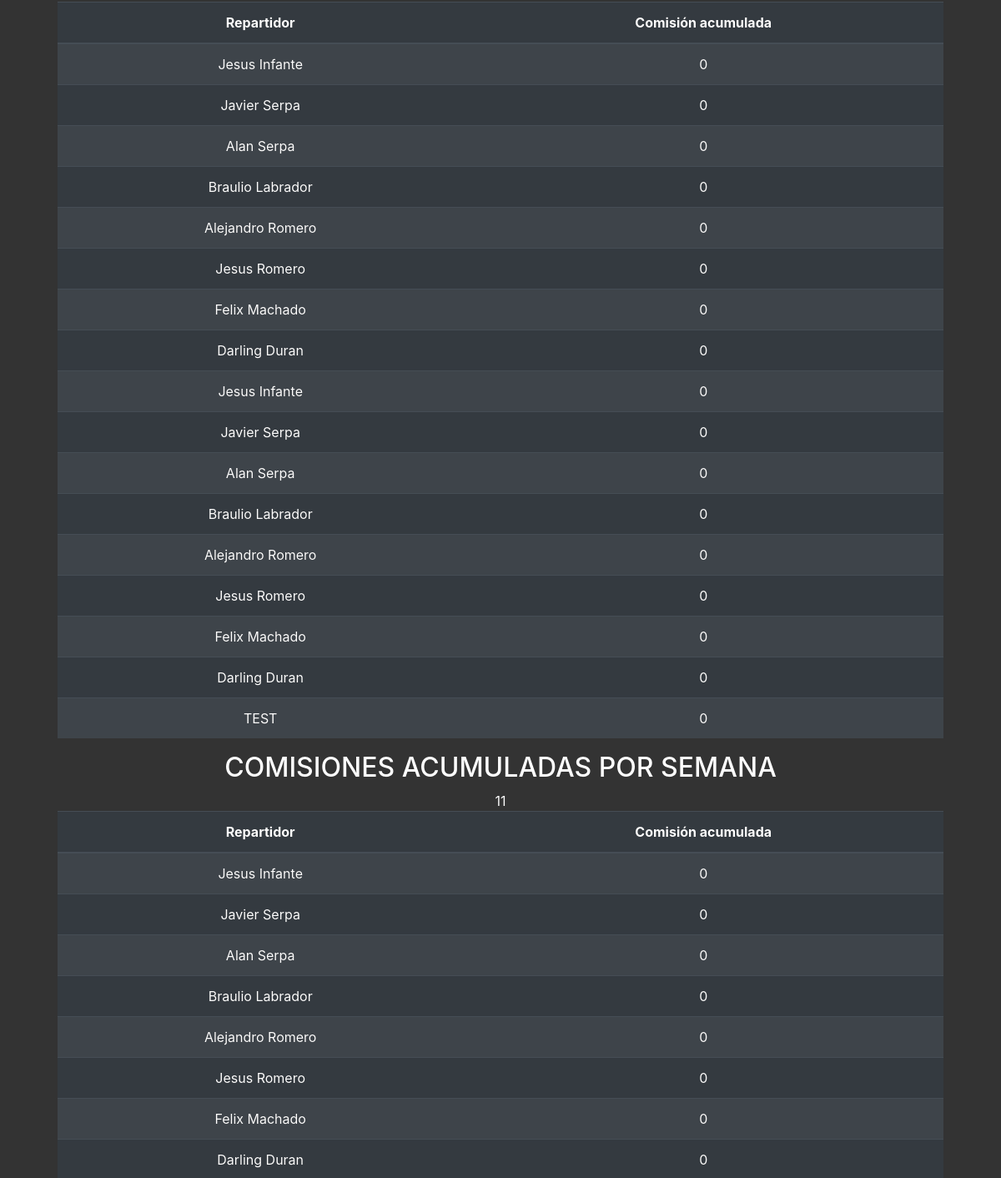
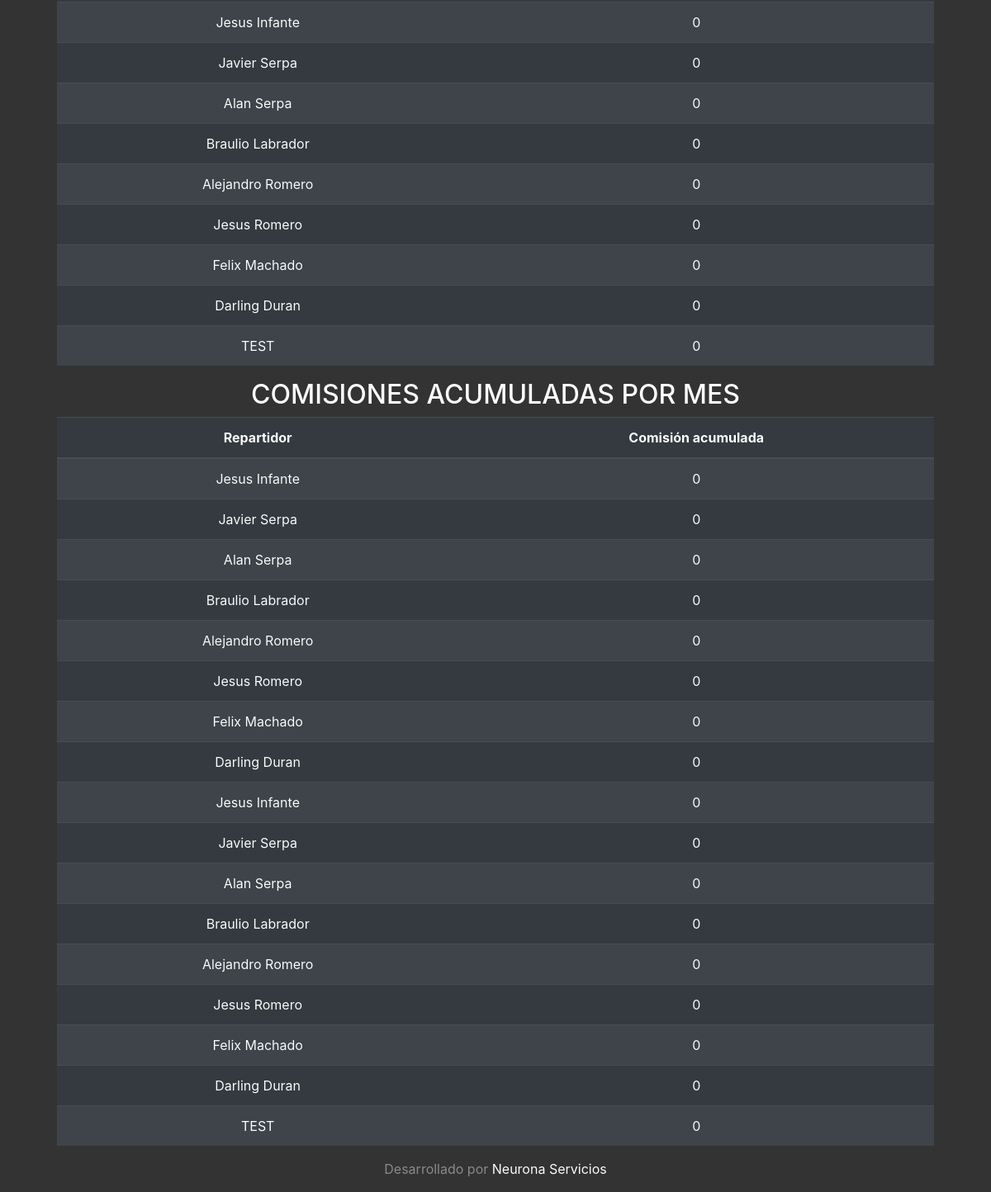
Before: /contabilidad.php (lower part) with the older database file (2 pictures, top to bottom).
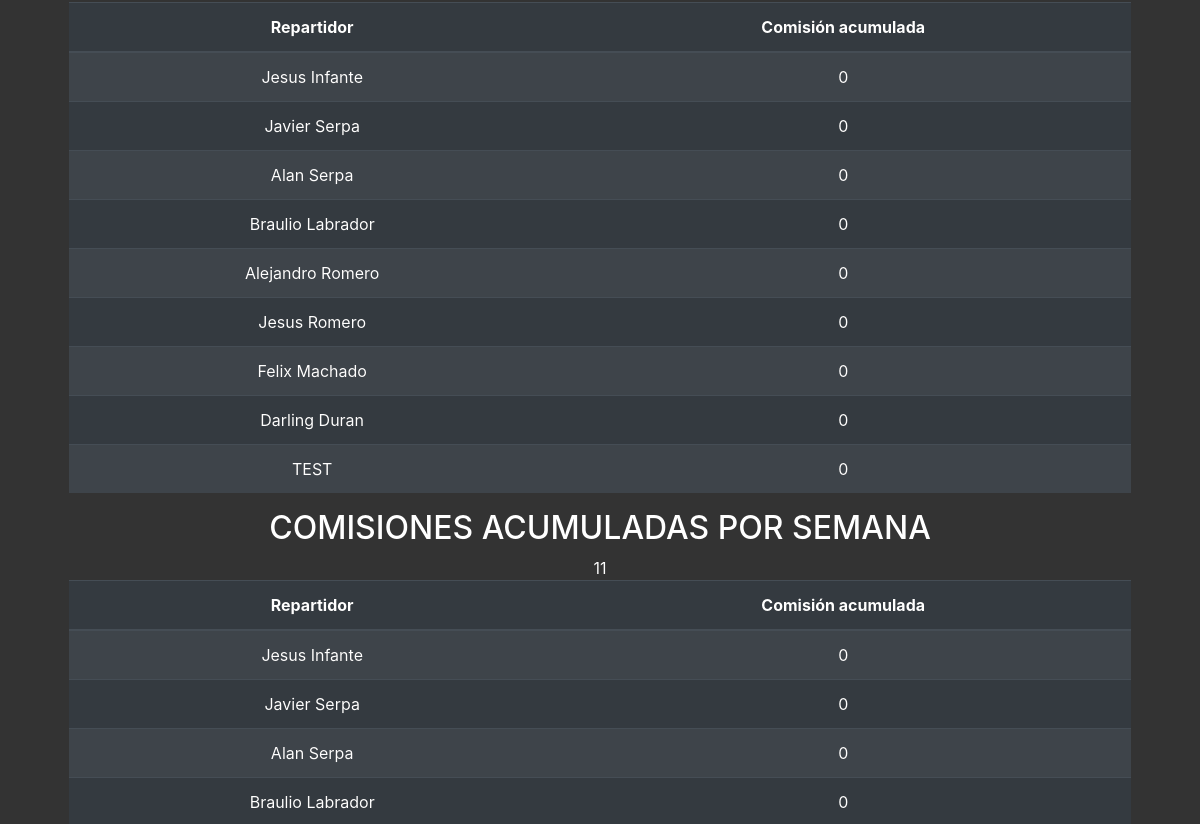
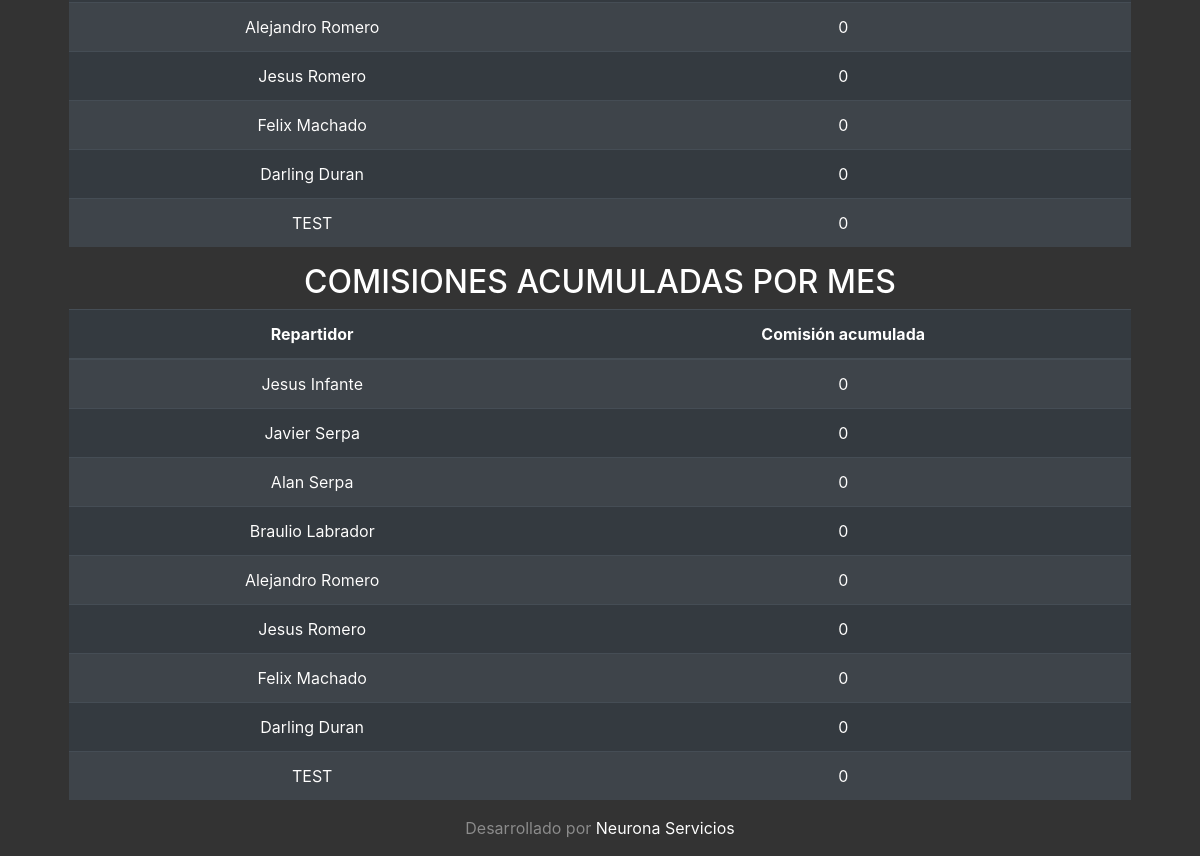
After: the same page with the newer database file (2 pictures, top to bottom).
### tables this page shows
CREATE TABLE `repartidores` (
  `nombre` varchar(100) NOT NULL,
  `telefono` varchar(50) NOT NULL,
  `id` int(11) NOT NULL
);

### contabilidad.php (the view, shortened to what this page needs)
<?php
include('delivery.php');
$cons = "SELECT * FROM repartidores";
$obtener = $conex->query($cons);
$comprasPorFecha = $conex->query(' SELECT * FROM `compras` ORDER BY `compras`.`fecha_hora` DESC');
?>
<!doctype html>
<html lang="es">
<head>
  <link rel="stylesheet" href="https://cdn.jsdelivr.net/npm/bootstrap@4.5.3/dist/css/bootstrap.min.css">
  <link href="./estilos.css" rel="stylesheet">
</head>
<body class="text-center">
  <div class="container">
    <main role="main" class="inner cover">
      <br>
      <br>
        <?php
        $fecha_actual = date_parse(date("Y-m-d H:i:s"));
        $suma_diaria_bs = 0;
        $suma_diaria_usd = 0;
        ?>
        <?php foreach ($conex->query('SELECT * from compras') as $row) {
        ?>
          <?php $timestamp = date_parse($row['fecha_hora']) ?>
        <?php
          echo '<tr scope="row">';
          if ($timestamp["month"] === $fecha_actual["month"]) {
            if ($row['formapago'] === "PayPal") {
              $suma_diaria_usd = $suma_diaria_usd + $row['usd'];
              $suma_diaria_bs = $suma_diaria_bs + $row['bs'];
            }
          }
        }
        echo '</tr>';
        ?>
      <table class="table table-dark table-striped table-hover">
        <thead>
          <tr>
            <th scope="col">Repartidor</th>
            <th scope="col">Comisión acumulada</th>
          </tr>
        </thead>
        <?php
        foreach ($obtener as $repartidores) {
          echo '<tr scope="row">';
          $acumulado1 = 0;
          echo "<td>" . $repartidores['nombre'] . "</td>";
          echo "<td>" . $acumulado1 . "</td>";
          echo '</tr>';
        }
        ?>
      </table>
      <table class="table table-dark table-striped table-hover">
        <h2>COMISIONES ACUMULADAS POR SEMANA</h2>
        <thead>
          <tr>
            <th scope="col">Repartidor</th>
            <th scope="col">Comisión acumulada</th>
          </tr>
        </thead>
        <?php
        foreach ($obtener as $repartidores) {
          echo '<tr scope="row">';
          $acumulado1 = 0;
          echo "<td>" . $repartidores['nombre'] . "</td>";
          echo "<td>" . $acumulado1 . "</td>";
          echo '</tr>';
        }
        ?>
      </table>
      <table class="table table-dark table-striped table-hover">
        <h2>COMISIONES ACUMULADAS POR MES</h2>
        <thead>
          <tr>
            <th scope="col">Repartidor</th>
            <th scope="col">Comisión acumulada</th>
          </tr>
        </thead>
        <?php
        foreach ($obtener as $repartidores) {
          echo '<tr scope="row">';
          $acumulado1 = 0;
          foreach ($comprasPorFecha as $row) {
            $timestamp = date_parse($row['fecha_hora']);
            if ($timestamp["month"] === $fecha_actual["month"]) {
              if ($row['numrepartidor'] === $repartidores['telefono']) {
                $acumulado1 = $acumulado1 + $row['zonaComision'];
              }
            }
          }
          echo "<td>" . $repartidores['nombre'] . "</td>";
          echo "<td>" . $acumulado1 . "</td>";
          echo '</tr>';
        }
        ?>
      </table>
    </main>
    <footer class="mastfoot mt-auto">
      <div class="inner">
        <p>Desarrollado por <a href="https://www.instagram.com/neurona.servicios">Neurona Servicios</a></p>
      </div>
    </footer>
  </div>
</body>
</html>

### estilos.css (style rules this page uses)
a, a:focus, a:hover { color: #fff; }
html, body { background-color: #333; }
body { display: -ms-flexbox; color: #fff; text-shadow: 0 0 0 rgba(0, 0, 0, 0.5); }
.cover { padding: 0 1.5rem; }
.mastfoot { color: rgba(255, 255, 255, 0.5); }

Changed rows visible on the page:
removed repartidores: nombre "Jesus Infante", acumulado1 "0"
removed repartidores: nombre "Javier Serpa", acumulado1 "0"
removed repartidores: nombre "Alan Serpa", acumulado1 "0"
removed repartidores: nombre "Braulio Labrador", acumulado1 "0"
removed repartidores: nombre "Alejandro Romero", acumulado1 "0"
removed repartidores: nombre "Jesus Romero", acumulado1 "0"
removed repartidores: nombre "Felix Machado", acumulado1 "0"
removed repartidores: nombre "Darling Duran", acumulado1 "0"
